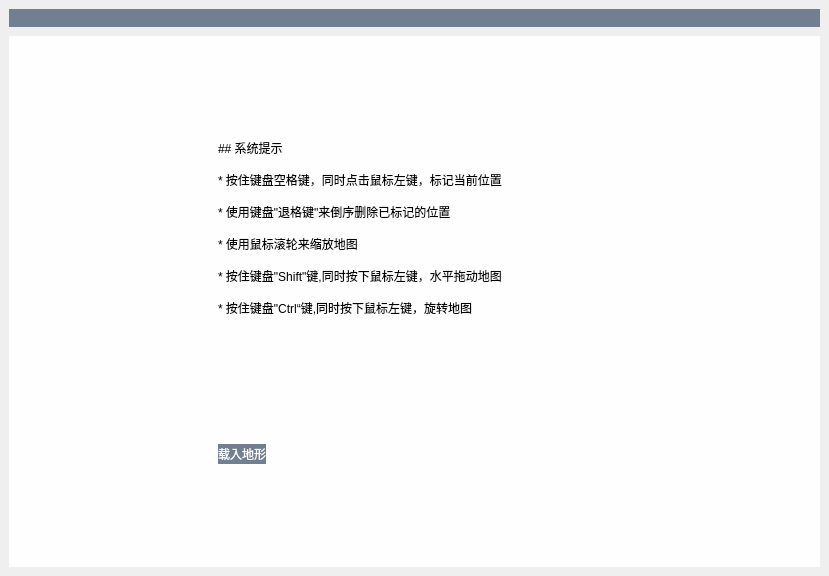
<?xml version="1.0" encoding="UTF-8"?>
<ui version="4.0">
 <class>MainWindow</class>
 <widget class="QMainWindow" name="MainWindow">
  <property name="geometry">
   <rect>
    <x>0</x>
    <y>0</y>
    <width>829</width>
    <height>576</height>
   </rect>
  </property>
  <property name="windowTitle">
   <string>MainWindow</string>
  </property>
  <widget class="QWidget" name="centralwidget">
   <layout class="QGridLayout" name="gridLayout">
    <property name="leftMargin">
     <number>9</number>
    </property>
    <property name="topMargin">
     <number>9</number>
    </property>
    <property name="rightMargin">
     <number>9</number>
    </property>
    <property name="bottomMargin">
     <number>9</number>
    </property>
    <property name="spacing">
     <number>9</number>
    </property>
    <item row="0" column="0">
     <widget class="QWidget" name="widgetViewContainer" native="true">
      <property name="sizePolicy">
       <sizepolicy hsizetype="Preferred" vsizetype="Preferred">
        <horstretch>0</horstretch>
        <verstretch>0</verstretch>
       </sizepolicy>
      </property>
      <property name="styleSheet">
       <string notr="true">QWidget#widgetViewContainer
{
	background-color: #708090;
	border-radius: 0.5em;
}</string>
      </property>
      <layout class="QGridLayout" name="gridLayout_3">
       <item row="0" column="0">
        <widget class="WidgetOpenGL" name="widgetView" native="true"/>
       </item>
      </layout>
     </widget>
    </item>
    <item row="1" column="0">
     <widget class="QWidget" name="widgetStartup" native="true">
      <property name="sizePolicy">
       <sizepolicy hsizetype="Preferred" vsizetype="Expanding">
        <horstretch>0</horstretch>
        <verstretch>0</verstretch>
       </sizepolicy>
      </property>
      <property name="styleSheet">
       <string notr="true">QWidget#widgetStartup
{
	background-color: #fefefe;
	border-radius: 0.5em;
}</string>
      </property>
      <layout class="QGridLayout" name="gridLayout_2">
       <item row="0" column="1">
        <spacer name="verticalSpacer">
         <property name="orientation">
          <enum>Qt::Vertical</enum>
         </property>
         <property name="sizeHint" stdset="0">
          <size>
           <width>20</width>
           <height>92</height>
          </size>
         </property>
        </spacer>
       </item>
       <item row="0" column="3" rowspan="5">
        <widget class="QLabel" name="lbBoat">
         <property name="sizePolicy">
          <sizepolicy hsizetype="Expanding" vsizetype="Preferred">
           <horstretch>0</horstretch>
           <verstretch>0</verstretch>
          </sizepolicy>
         </property>
         <property name="styleSheet">
          <string notr="true">image: url(:/Image/boat.png);</string>
         </property>
         <property name="text">
          <string/>
         </property>
        </widget>
       </item>
       <item row="1" column="0">
        <spacer name="horizontalSpacer_4">
         <property name="orientation">
          <enum>Qt::Horizontal</enum>
         </property>
         <property name="sizeType">
          <enum>QSizePolicy::Preferred</enum>
         </property>
         <property name="sizeHint" stdset="0">
          <size>
           <width>200</width>
           <height>20</height>
          </size>
         </property>
        </spacer>
       </item>
       <item row="1" column="1" colspan="2">
        <widget class="QLabel" name="label">
         <property name="sizePolicy">
          <sizepolicy hsizetype="Expanding" vsizetype="Expanding">
           <horstretch>0</horstretch>
           <verstretch>0</verstretch>
          </sizepolicy>
         </property>
         <property name="text">
          <string>## 系统提示

* 按住键盘空格键，同时点击鼠标左键，标记当前位置

* 使用键盘&quot;退格键&quot;来倒序删除已标记的位置

* 使用鼠标滚轮来缩放地图

* 按住键盘&quot;Shift&quot;键,同时按下鼠标左键，水平拖动地图

* 按住键盘&quot;Ctrl“键,同时按下鼠标左键，旋转地图

</string>
         </property>
         <property name="textFormat">
          <enum>Qt::MarkdownText</enum>
         </property>
         <property name="alignment">
          <set>Qt::AlignLeading|Qt::AlignLeft|Qt::AlignVCenter</set>
         </property>
         <property name="wordWrap">
          <bool>true</bool>
         </property>
        </widget>
       </item>
       <item row="2" column="1">
        <spacer name="verticalSpacer_2">
         <property name="orientation">
          <enum>Qt::Vertical</enum>
         </property>
         <property name="sizeType">
          <enum>QSizePolicy::Preferred</enum>
         </property>
         <property name="sizeHint" stdset="0">
          <size>
           <width>20</width>
           <height>92</height>
          </size>
         </property>
        </spacer>
       </item>
       <item row="3" column="1">
        <widget class="QPushButton" name="btnLoad">
         <property name="sizePolicy">
          <sizepolicy hsizetype="Preferred" vsizetype="Preferred">
           <horstretch>0</horstretch>
           <verstretch>0</verstretch>
          </sizepolicy>
         </property>
         <property name="styleSheet">
          <string notr="true">QPushButton
{
	min-width: 	16em;
    min-height:	4.3em;
    border: none;
    border-radius: 0.48em;
    padding-left: 1em;
    padding-right: 1em;
    color: #fefefe;
    background-color: #708090;
}

QPushButton:hover
{
    background-color: #ee708090;
}

QPushButton:pressed
{
    background-color: #708090;
}</string>
         </property>
         <property name="text">
          <string>载入地形</string>
         </property>
        </widget>
       </item>
       <item row="3" column="2">
        <spacer name="horizontalSpacer">
         <property name="orientation">
          <enum>Qt::Horizontal</enum>
         </property>
         <property name="sizeHint" stdset="0">
          <size>
           <width>175</width>
           <height>20</height>
          </size>
         </property>
        </spacer>
       </item>
       <item row="4" column="1">
        <spacer name="verticalSpacer_3">
         <property name="orientation">
          <enum>Qt::Vertical</enum>
         </property>
         <property name="sizeHint" stdset="0">
          <size>
           <width>20</width>
           <height>92</height>
          </size>
         </property>
        </spacer>
       </item>
      </layout>
     </widget>
    </item>
   </layout>
  </widget>
  <widget class="QMenuBar" name="menubar">
   <property name="geometry">
    <rect>
     <x>0</x>
     <y>0</y>
     <width>829</width>
     <height>21</height>
    </rect>
   </property>
  </widget>
 </widget>
 <customwidgets>
  <customwidget>
   <class>WidgetOpenGL</class>
   <extends>QWidget</extends>
   <header>./Widget/widgetopengl.h</header>
   <container>1</container>
  </customwidget>
 </customwidgets>
 <resources/>
 <connections/>
</ui>
